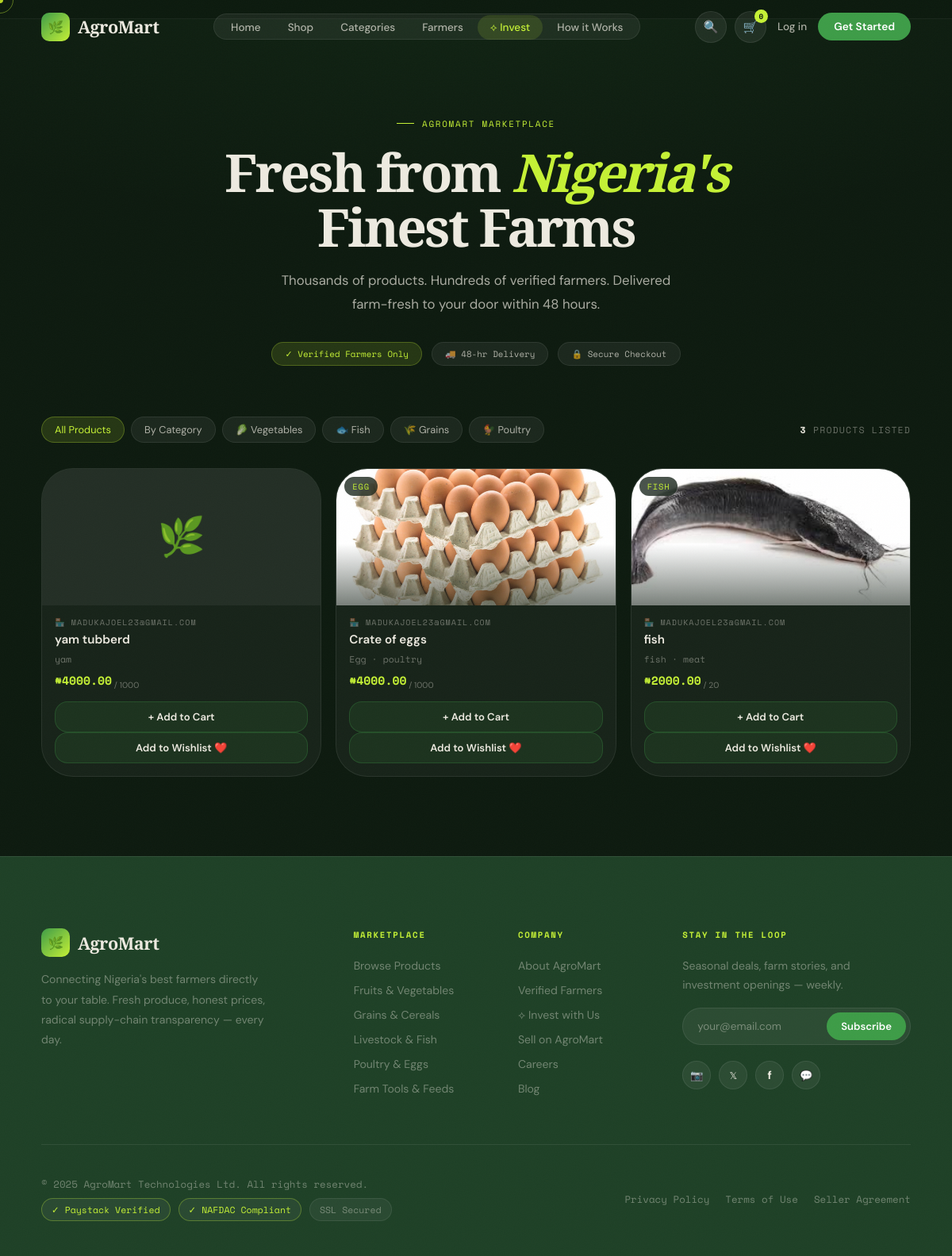
The page /products/all/ on the database its author committed.
### products/models.py (models this page shows, shortened)
class Product(models.Model):
    seller = models.ForeignKey(User, on_delete=models.CASCADE)
    categories = models.ManyToManyField(Category, related_name='products')
    name = models.CharField(max_length=255)
    description = models.TextField()
    price = models.DecimalField(max_digits=10, decimal_places=2)
    quantity = models.IntegerField()
    unit = models.CharField(max_length=50)  # kg, bag, crate
    image = models.ImageField(upload_to='products/', blank=True, null=True)
    created_at = models.DateTimeField(auto_now_add=True)

class Category(models.Model):
    name = models.CharField(max_length=100, unique=True)
    created_by = models.ForeignKey(
        User,
        on_delete=models.SET_NULL,
        null=True,
        blank=True
    )
    created_at = models.DateTimeField(auto_now_add=True)

### accounts/models.py (models this page shows, shortened)
class User(AbstractUser):
    username = None
    email = models.EmailField(unique=True)
    phone = models.CharField(max_length=15, blank=True)
    is_buyer = models.BooleanField(default=True)
    is_seller = models.BooleanField(default=False)
    is_super_admin = models.BooleanField(default=False)
    profile_completed = models.BooleanField(default=False)  # 👈 add this
    USERNAME_FIELD = 'email'
    REQUIRED_FIELDS = []
    objects = UserManager()

### products/views.py (the view)
# urls.py: path('all/', product_list, name='product_list'),
def product_list(request):
    products = Product.objects.all().order_by('-created_at')
    return render(request, 'products/product_list.html', {
        'products': products,
    })

### templates/products/product_list.html (shortened to what this page needs)
{% extends "base.html" %}
{% block content %}
<section class="mkt-hero">
  <div class="mkt-hero-inner">
    <div class="eyebrow rv">AgroMart Marketplace</div>
    <h1 class="rv d1">Fresh from <em>Nigeria's</em><br>Finest Farms</h1>
    <p class="rv d2">Thousands of products. Hundreds of verified farmers. Delivered farm-fresh to your door within 48 hours.</p>
    <div class="mkt-hero-badges rv d3">
      <span class="mkt-hero-badge a">✓ Verified Farmers Only</span>
      <span class="mkt-hero-badge">🚚 48-hr Delivery</span>
      <span class="mkt-hero-badge">🔒 Secure Checkout</span>
    </div>
  </div>
</section>
<div class="mkt-filters rv">
  <div class="mkt-filter-chips">
    <a href="{% url 'product_list' %}" class="filter-chip active">All Products</a>
    <a href="{% url 'categories' %}" class="filter-chip">By Category</a>
    <a href="{% url 'product_search' %}?q=vegetables" class="filter-chip">🥬 Vegetables</a>
    <a href="{% url 'product_search' %}?q=fish" class="filter-chip">🐟 Fish</a>
    <a href="{% url 'product_search' %}?q=grains" class="filter-chip">🌾 Grains</a>
    <a href="{% url 'product_search' %}?q=poultry" class="filter-chip">🐓 Poultry</a>
  </div>
  <span class="mkt-result-count"><strong>{{ products|length }}</strong> product{% if products|length != 1 %}s{% endif %} listed</span>
</div>
<section class="mkt-section">
  <div class="mkt-grid">
    {% for product in products %}
    <div class="pcard rv" style="transition-delay:{{ forloop.counter0 }}0ms">
      {% if product.image %}
        <div class="pcard-img" style="background-image:url('{{ product.image.url }}')">
          {% for cat in product.categories.all %}{% if forloop.first %}<span class="pcard-tag">{{ cat.name }}</span>{% endif %}{% endfor %}
        </div>
      {% else %}
        <div class="pcard-img-placeholder">🌿</div>
      {% endif %}
      <div class="pcard-body">
        <div class="pcard-origin">🏪 {{ product.seller.email|truncatechars:28 }}</div>
        <h4>{{ product.name }}</h4>
        <div class="pcard-cats">
          {% for cat in product.categories.all %}{{ cat.name }}{% if not forloop.last %} · {% endif %}{% empty %}Uncategorised{% endfor %}
        </div>
        <div class="pcard-price-row">
          <span class="pcard-price">₦{{ product.price }}{% if product.unit %}<sub> / {{ product.unit }}</sub>{% endif %}</span>
        </div>
      </div>
      <div class="pcard-foot">
        <a href="/products/cart/add/{{ product.id }}/" class="btn-cart">+ Add to Cart</a>
        <a href="{% url 'add_to_wishlist' product.id %}" class="btn-cart">Add to Wishlist ❤️</a>
      </div>
    </div>
    {% endfor %}
  </div>
</section>
{% endblock %}

### rows shown on the page
Product: seller.email "MADUKAJOEL23@GMAIL.COM", name "yam tubberd", price "4000.00", unit "1000"
Category: name "yam"
Product: image (picture), seller.email "MADUKAJOEL23@GMAIL.COM", name "Crate of eggs", price "4000.00", unit "1000"
Category: name "EGG", name "Egg"
Category: name "poultry"
Product: image (picture), seller.email "MADUKAJOEL23@GMAIL.COM", name "fish", price "2000.00", unit "20"
Category: name "FISH", name "fish"
Category: name "meat"

### other values the page prints
{{ products|length }} "3"
